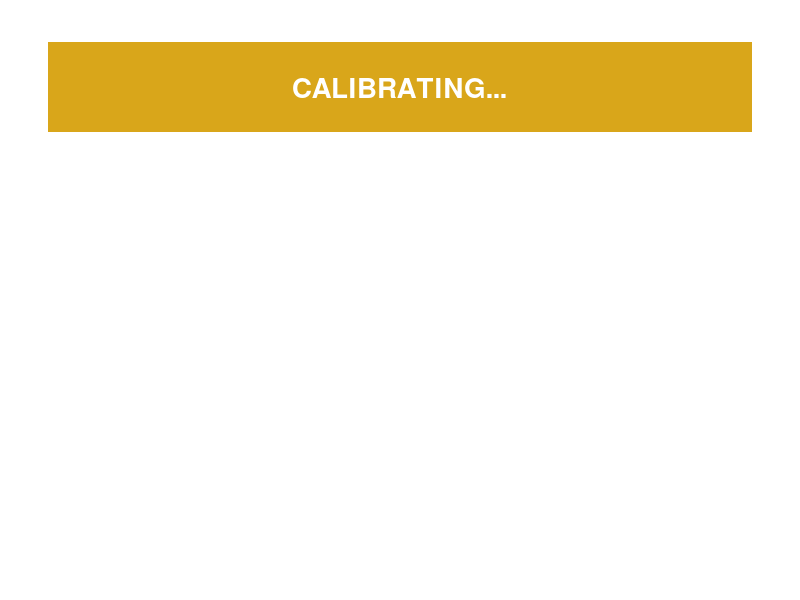

Source code (MATLAB): (Note: this script raises an error after producing the figure.)
function dash = make_dashboard()
% make_dashboard  Build the link-quality figure (status banner + 6 metric rows).
    f = figure('Name','OFDM Link Monitor','Color','w','Position',[100 100 460 420]);
    ax = axes('Parent',f,'Position',[0 0 1 1]); axis(ax,[0 1 0 1]); axis(ax,'off');
    dash.statusBox = rectangle('Parent',ax,'Position',[0.06 0.78 0.88 0.15], ...
        'FaceColor',[0.85 0.65 0.1],'EdgeColor','none');
    dash.status = text(ax,0.5,0.855,'CALIBRATING...','FontSize',20, ...
        'FontWeight','bold','Color','w','HorizontalAlignment','center');
    labels = {'Frames detected','Detection rate','BER (recent)', ...
              'SNR (recent)','Baseline SNR','Throughput'};
    dash.val = gobjects(1,6);
    for i = 1:6
        y = 0.66 - (i-1)*0.105;
        text(ax,0.10,y,labels{i},'FontSize',13,'Color',[0.3 0.3 0.3]);
        dash.val(i) = text(ax,0.92,y,'--','FontSize',14,'FontWeight','bold', ...
            'HorizontalAlignment','right','Color','k');
    end
    drawnow;
end
